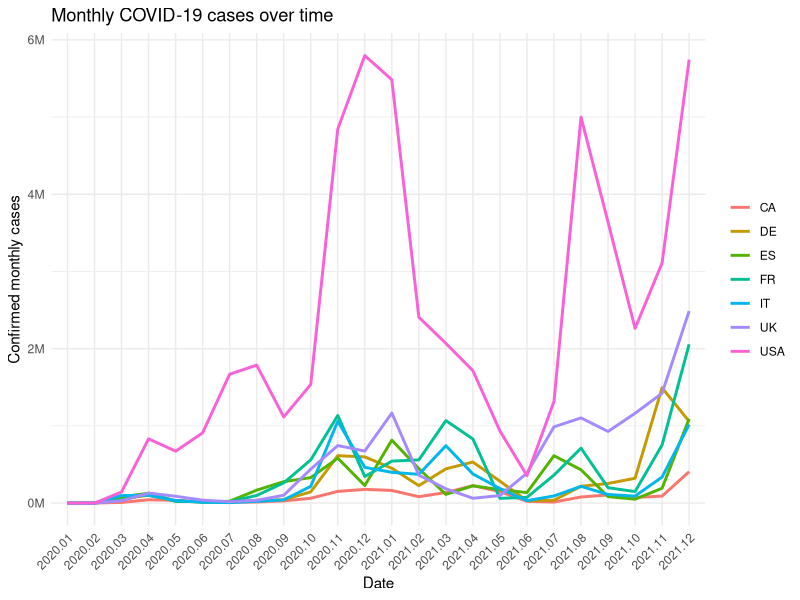

R code for this plot:
rm(list = ls())
library(tidyverse)
library(lubridate)

# the dataset needs to be downloaded from https://www.kaggle.com/datasets/antgoldbloom/covid19-data-from-john-hopkins-university
global_data <- read_delim('data/cases/john_hopkins_covid.csv'
                 )[-1,]


colnames(global_data) <- c('date', colnames(global_data)[-1])
global_data$date <- mdy(global_data$date)

global_data$week <- strftime(global_data$date, format = "%y%V")


global_data[, -1] <- lapply(global_data[-1], as.numeric)
global_data <- global_data[,-1]


weekly_global_data <- global_data %>% group_by(week) %>% summarise_all(sum, na.omi = TRUE)



write_csv(weekly_global_data, 'data/cases/global_confirmed_cases.csv')






#### Data visualization ####

# calculating sums in all countires
uk_cases <-
 tibble(cases= weekly_global_data$`United Kingdom...266` + weekly_global_data$`United Kingdom...267` + weekly_global_data$`United Kingdom...268` +
  weekly_global_data$`United Kingdom...269` + weekly_global_data$`United Kingdom...270` + weekly_global_data$`United Kingdom...271` +
  weekly_global_data$`United Kingdom...272` + weekly_global_data$`United Kingdom...273` + weekly_global_data$`United Kingdom...274` +
  weekly_global_data$`United Kingdom...275` + weekly_global_data$`United Kingdom...276` + weekly_global_data$`United Kingdom...277` +
  weekly_global_data$`United Kingdom...278` + weekly_global_data$`United Kingdom...279` + weekly_global_data$`United Kingdom...280`,
  country = 'UK', week = weekly_global_data$week)

us_cases <-  tibble (cases = weekly_global_data$US, country = 'USA', week = weekly_global_data$week)
spain_cases <- tibble(cases = weekly_global_data$Spain,  country = 'ES', week = weekly_global_data$week)

fr_cases <- tibble( cases =
  weekly_global_data$France...122 + weekly_global_data$France...123 + weekly_global_data$France...124 +
  weekly_global_data$France...125 +
  weekly_global_data$France...126 + weekly_global_data$France...127 + weekly_global_data$France...128 + weekly_global_data$France...129 +
  weekly_global_data$France...130 + weekly_global_data$France...131 + weekly_global_data$France...132 + weekly_global_data$France...133,
  country = 'FR', week = weekly_global_data$week)

de_cases <- tibble(cases = weekly_global_data$Germany,   country = 'DE', week = weekly_global_data$week)

it_cases <- tibble(cases = weekly_global_data$Italy,   country = 'IT', week = weekly_global_data$week)

ca_cases <-tibble(cases = weekly_global_data$Canada...42 + weekly_global_data$Canada...43 + weekly_global_data$Canada...44 + weekly_global_data$Canada...45+
  weekly_global_data$Canada...46 + weekly_global_data$Canada...47 + weekly_global_data$Canada...48 + weekly_global_data$Canada...49 + weekly_global_data$Canada...50 +
  weekly_global_data$Canada...51 + weekly_global_data$Canada...52 + weekly_global_data$Canada...53 + weekly_global_data$Canada...54 + weekly_global_data$Canada...57,
  country = 'CA', week = weekly_global_data$week)

es_cases <- tibble(cases = weekly_global_data$Spain, country = 'ES', week = weekly_global_data$week)
world_cases <- rbind(ca_cases, it_cases, de_cases, es_cases, fr_cases, us_cases, uk_cases)
world_cases$date <- strptime(paste0(world_cases$week,1),format = "%y%W%w")

# changing granularity to monthly
world_cases <- world_cases %>% group_by(year(date), month(date), country) %>% summarise(cases = sum(cases))
# adding padding to months
world_cases$`month(date)` <- str_pad(world_cases$`month(date)`, 2, pad = '0')

world_cases$month <- paste0(world_cases$`year(date)`,'.', world_cases$`month(date)`)
world_cases <- na.omit(world_cases)
world_cases <- world_cases[world_cases$`year(date)`<2022,]


ggplot(world_cases, aes(x = month, y = cases, color = country, group = country)) +
  geom_line(linewidth = 1) +
  scale_color_discrete() + # apply discrete color scale
  labs(title = "Monthly COVID-19 cases over time", x = "Date", y = "Confirmed monthly cases") +
  theme_minimal() +
  theme(legend.title = element_blank()) +
  theme(axis.text.x = element_text(angle = 45, hjust = 1)) +
  scale_y_continuous(labels = scales::number_format(scale = 1/1000000, accuracy = 1, suffix = "M"))



